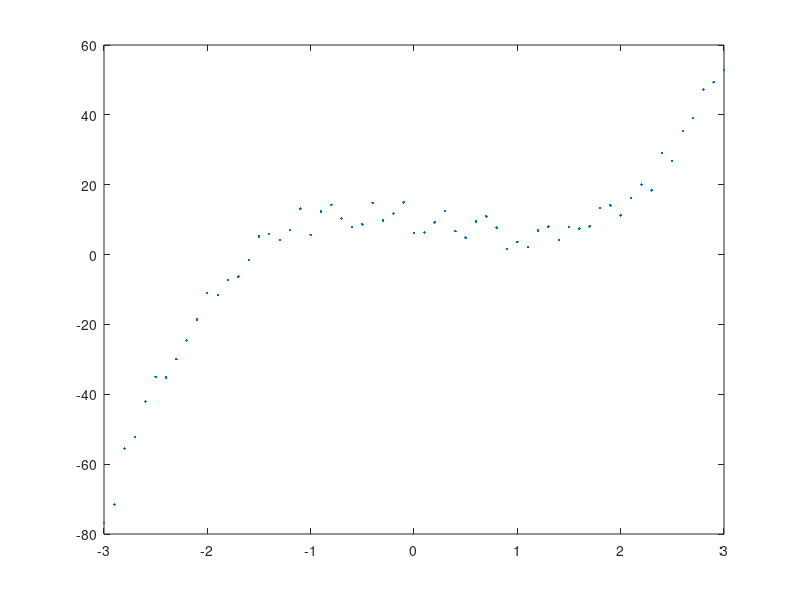

Source code (MATLAB):
clc;clear;close all;
c=[3,-2.23,-5.1,9.8];
x=-3:0.1:3;
y=polyval(c,x)
for i=1:length(y)
    y(i)=y(i)+((rand()-0.5)*10);
end


%%
Model.x=x;
Model.y=y;
clearvars -except Model
save('./Model.mat')
plot([Model.x],[Model.y],'.')